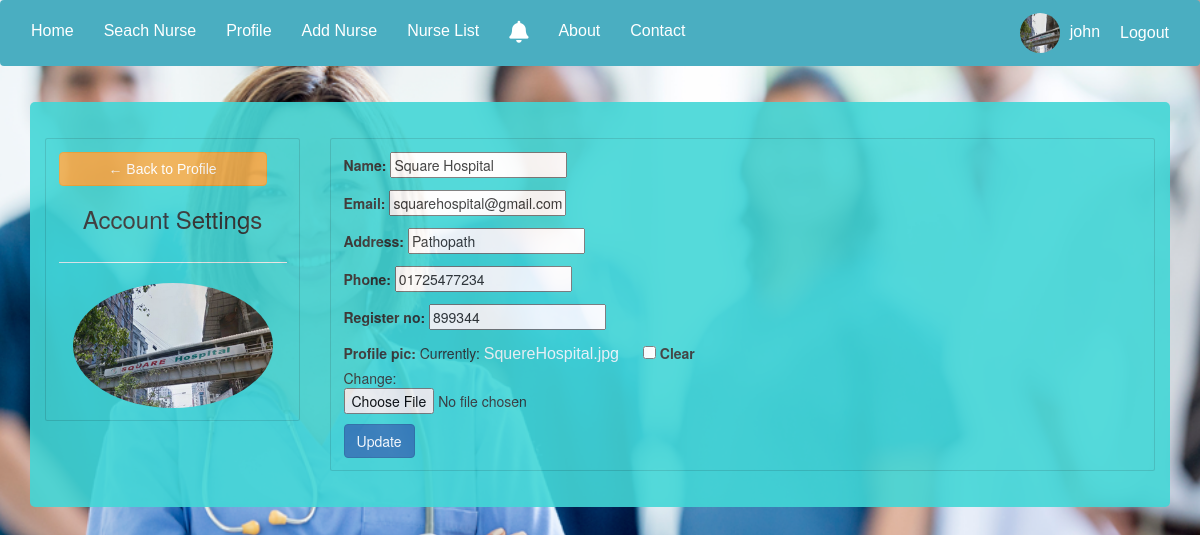
/hospital_update/ (signed in), run on the app's committed database.
### account/models.py (models this page shows, shortened)
class Hospital(models.Model):
    user = models.OneToOneField(
        User, blank=True, null=True, on_delete=models.CASCADE)
    name = models.CharField(max_length=200, null=True)
    email = models.CharField(max_length=200, null=True)
    address = models.CharField(max_length=200, null=True)
    phone = models.CharField(max_length=30, null=True)
    register_no = models.CharField(max_length=30, null=True)
    profile_pic = models.ImageField(
        default="default_pic.jpg", null=True, blank=True)

### account/decorators.py (the view)
        def wrapper_func(request, *args, **kwargs):
            group = None
            if request.user.groups.exists():
                group = request.user.groups.all()[0].name
            if group in allowed_roles:
                return view_func(request, *args, **kwargs)
            else:
                return HttpResponse('You are not authorized in the page')

### account/forms.py
class HospitalForm(ModelForm):
    class Meta:
        model = Hospital
        fields = '__all__'
        exclude = ['user']

### account/views.py (called while the page is built)
@login_required(login_url='login')
@allowed_users(allowed_roles=['hospital'])
def hospital_update(request):
    hospital = request.user.hospital
    form = HospitalForm(instance=hospital)
    if request.method == 'POST':
        form = HospitalForm(request.POST, request.FILES, instance=hospital)
        if form.is_valid():
            form.save()
            return redirect('hospital_profile')
    template = 'users/hospital_update.html'
    context = {'form': form}
    return render(request, template, context)

### account/templates/users/hospital_update.html (shortened to what this page needs)
{% extends 'users/main.html' %}
{% block content %}
<div class="container emp-profile">
    <div class="row">
        <div class="col-md-3">
            <div style="background-color: rgb(67, 214, 214);" class="card card-body">
                <a href="{% url 'hospital_profile'%}" class="btn btn-warning">&#8592
                    Back to Profile
                </a>
                <h3 style="text-align: center;"> Account Settings</h3>
                <hr>
                <img class="profile-pic" src="{{request.user.hospital.profile_pic.url}}" alt="" />
            </div>
        </div>
        <div class="col-md-9">
            <div class="card card-body" style="background-color: rgb(67, 214, 214);">
                <form method="post" enctype="multipart/form-data">
                    {{form.as_p}}
                    <input type="submit" name="update" id="" class="btn btn-primary" value="Update">
                </form>
            </div>
        </div>
    </div>
</div>
{% endblock %}

### account/templates/users/navber.html (shortened to what this page needs)
{% load static %}
<nav class="navbar navbar-expand-lg navbar-dark back-color">
    <div class="collapse navbar-collapse" id="navbarNav">
        <ul class="navbar-nav">
            <li class="nav-item active">
                <a class="nav-link" href="{% url 'dashboard'%}">Home</a>
            <li class="nav-item active">
            <li class="nav-item active">
                <a class="nav-link" href="{% url 'search_nurse'%}">Seach Nurse</a>
            </li>
            {% if user.groups.all.0.name == "hospital"%}
            <li class="nav-item active">
                <a class="nav-link" href="{% url 'hospital_profile'%}">Profile</a>
            </li>
            <li class="nav-item active">
                <a class="nav-link" href="{% url 'add_nurse' %}">Add Nurse</a>
            </li>
            <li class="nav-item active">
                <a class="nav-link" href="{% url 'nurse_list'%}">Nurse List</a>
            </li>
            <li class="nav-item active">
                <a class="nav-link" href="{% url 'hire_noti'%}"><i class="fas fa-bell" style="font-size: 22px;"></i>
                    </a>
            </li>
            {% endif %}
            <li>
                <a class="nav-link active" href="">About</a>
            </li>
            <li class="nav-item active">
                <a class="nav-link" href="">Contact</a>
            </li>
        </ul>
    </div>
    {% if request.user.is_authenticated %}
    {% if user.groups.all.0.name == "patient"%}
    <span class="hello-msg">
        <a href="{% url 'patient_profile' %}" style="text-decoration: none; margin-right: 0px;">
            <img style="width: 40px;height: 40px;border-radius:50%;" src="{{request.user.patient.profile_pic.url}}">
            {{request.user}}
        </a>
    </span>
    {% else %}
    <span class="hello-msg">
        <a href="{% url 'hospital_profile' %}" style="text-decoration: none; margin-right: 0px;">
            <img style="width: 40px;height: 40px;border-radius:50%; margin-right: 5px;"
                src="{{request.user.hospital.profile_pic.url}}" alt="">
            {{request.user}}
        </a>
    </span>
    {% endif %}
    <span><a class="hello-msg" href="{% url 'logout_user' %}">Logout</a></span>
    {% else %}
    <span><a class="hello-msg" href="{% url 'register_select' %}">SignUp /</a></span>
    <span><a class="hello-msg" href="{% url 'login' %}">/ SignIn</a></span>
    {% endif %}
</nav>

### static/css/main.css (style rules this page uses)
.back-color { background: #4AAEC1; }
.bg { height: 100%; background-position: center; background-repeat: no-repeat; background-size: cover; }
body { background: -webkit-linear-gradient(left, #3931af, #00c6ff); }
.emp-profile { padding: 3%; margin-top: 3%; margin-bottom: 3%; border-radius: 0.5rem; background: #fff; }

### account/templates/users/main.html (style rules this page uses)
body, html { height: 100%; }

### account/templates/users/navber.html (style rules this page uses)
.hello-msg, a { font-size: 16px; color: #fff; margin-right: 20px; font-family: Arial, Helvetica, sans-serif }

### account/templates/users/hospital_update.html (style rules this page uses)
.container { background-color: rgb(67, 214, 214); opacity: .9; }
.profile-pic { max-width: 200px; max-height: 200px; margin: 0 auto; border-radius: 50%; }

### data on the page
Hospital: name "Square Hospital", email "squarehospital@gmail.com", address "Pathopath", phone "01725477234", register_no "899344"

### other printed values
{{ request.user }} "john"
